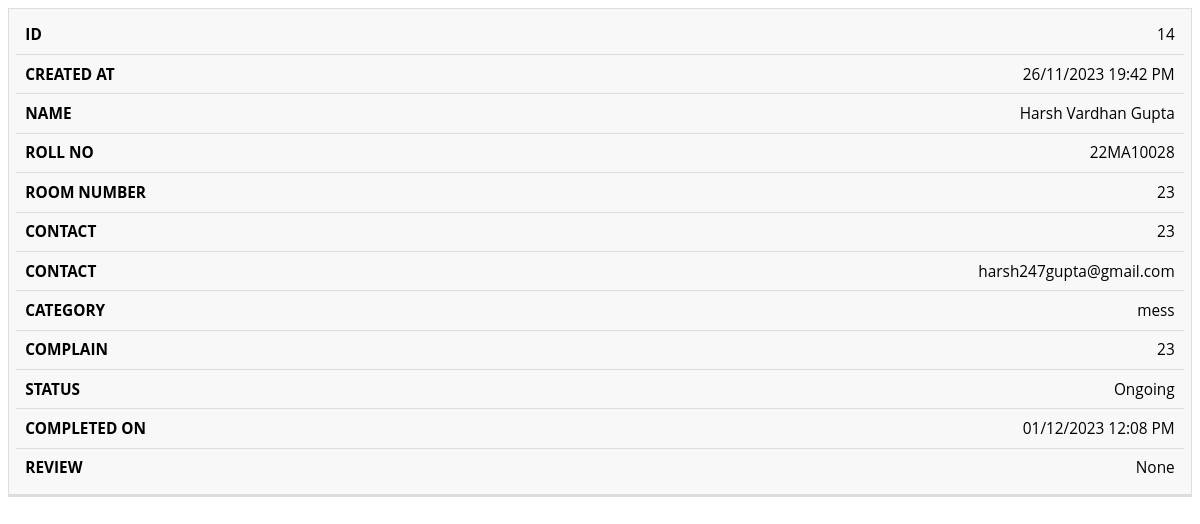
The app's page /fullComplain/14 with its own data.
### azad/models.py (models this page shows)
class complaints(models.Model):
    name=models.CharField(max_length=50)
    roll_no=models.CharField(max_length=15)
    category = models.CharField(max_length=20, default="mess")
    email=models.EmailField()
    contact_no=models.CharField(max_length=12, null=True)
    room_no=models.CharField(max_length=5)
    complain=models.CharField(max_length=500)
    status=models.CharField(max_length=10)
    review=models.CharField(max_length=250, default=None,null=True)
    created_at=models.CharField(max_length=20)
    modified_at=models.CharField(max_length=20)
    manager_review=models.CharField(max_length=500, null=True)
    image = models.ImageField(upload_to='complain_images', null=True)  # You can specify the upload path

### azad/views.py (the view)
# urls.py: path('fullComplain/<int:complain_id>', views.showFullComplain, name='fullComplain'),
def showFullComplain(request, complain_id):
    complain=complaints.objects.get(id=complain_id)
    params = {"complain": complain}
    return render(request,"fullComplain.html", params)

### azad/templates/fullComplain.html (shortened to what this page needs)
{% load static %}
{% load socialaccount %}
<!DOCTYPE html>
<html lang="en">
<head>
    <link rel="stylesheet" href="../static/css/fullComplain.css">
</head>
<body>
    <table>
        <tbody>
        <tr>
            <td data-label="id">{{complain.id}}</td>
            <td data-label="Created at">{{complain.created_at}}</td>
            <td data-label="name">{{complain.name}}</td>
            <td data-label="roll no">{{complain.roll_no}}</td>
            <td data-label="Room Number">{{complain.room_no}}</td>
            <td data-label="Contact">{{complain.contact_no}}</td>
            <td data-label="Contact">{{complain.email}}</td>
            <td data-label="Category">{{complain.category}}</td>
            <td data-label="complain">{{complain.complain}}</td>
            <td data-label="Status">{{complain.status}}</td>
            {% if complain.status == "pending" %}
            <td data-label="Completed_on">-</td>
            <td data-label="review">{{complain.manager_review}}</td>
            {% else %}
            <td data-label="Completed on">{{complain.modified_at}}</td>
            <td data-label="review">{{complain.manager_review}}</td>
            {% endif %}
          </tr>
        </tbody>
      </table>
</body>
</html>

### azad/static/css/fullComplain.css (style rules this page uses)
table { border: 1px solid #ccc; border-collapse: collapse; margin: 0; padding: 0rem; width: 100%; table-layout: fixed; font-size: 1.2rem; }
table tr { background-color: #f8f8f8; border: 1px solid #ddd; padding: .35em; }
table th, table td { padding: .625em; text-align: center; }
@media screen and (min-width: 1px) { table { border: 0; } }
@media screen and (min-width: 1px) { table tr { border-bottom: 3px solid #ddd; display: block; margin-bottom: .625em; } }
@media screen and (min-width: 1px) { table td { border-bottom: 1px solid #ddd; display: block; font-size: .8em; text-align: right; } }
@media screen and (min-width: 1px) { table td::before { content: attr(data-label); float: left; font-weight: bold; text-transform: uppercase; } }
@media screen and (min-width: 1px) { table td:last-child { border-bottom: 0; } }
body { font-family: "Open Sans", sans-serif; line-height: 1.25; }

### records on screen
complaints: id "14", created_at "26/11/2023 19:42 PM", name "Harsh Vardhan Gupta", roll_no "22MA10028", room_no "23", contact_no "23", email "harsh247gupta@gmail.com", category "mess", complain "23", status "Ongoing", modified_at "01/12/2023 12:08 PM", manager_review "None"
